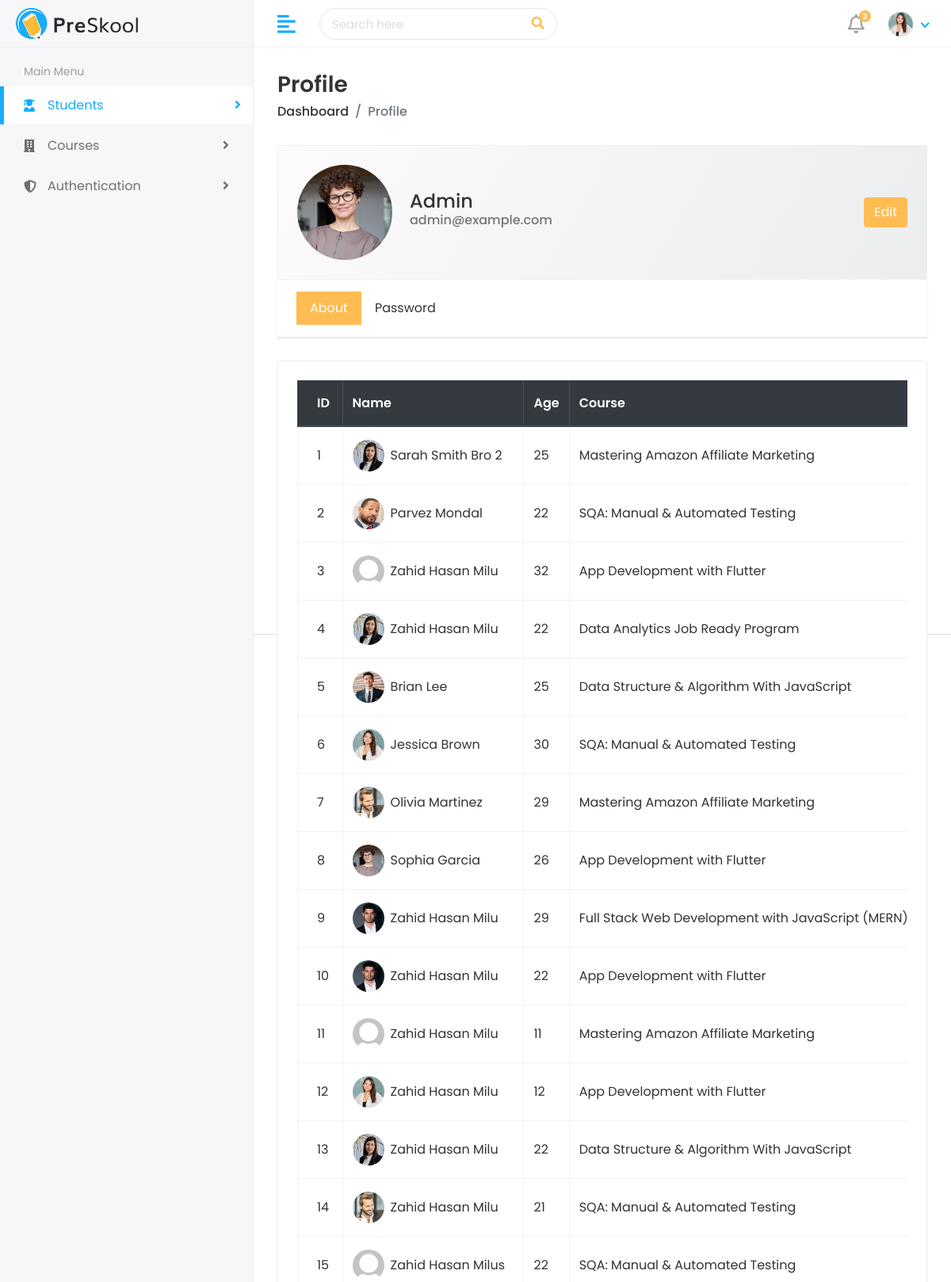
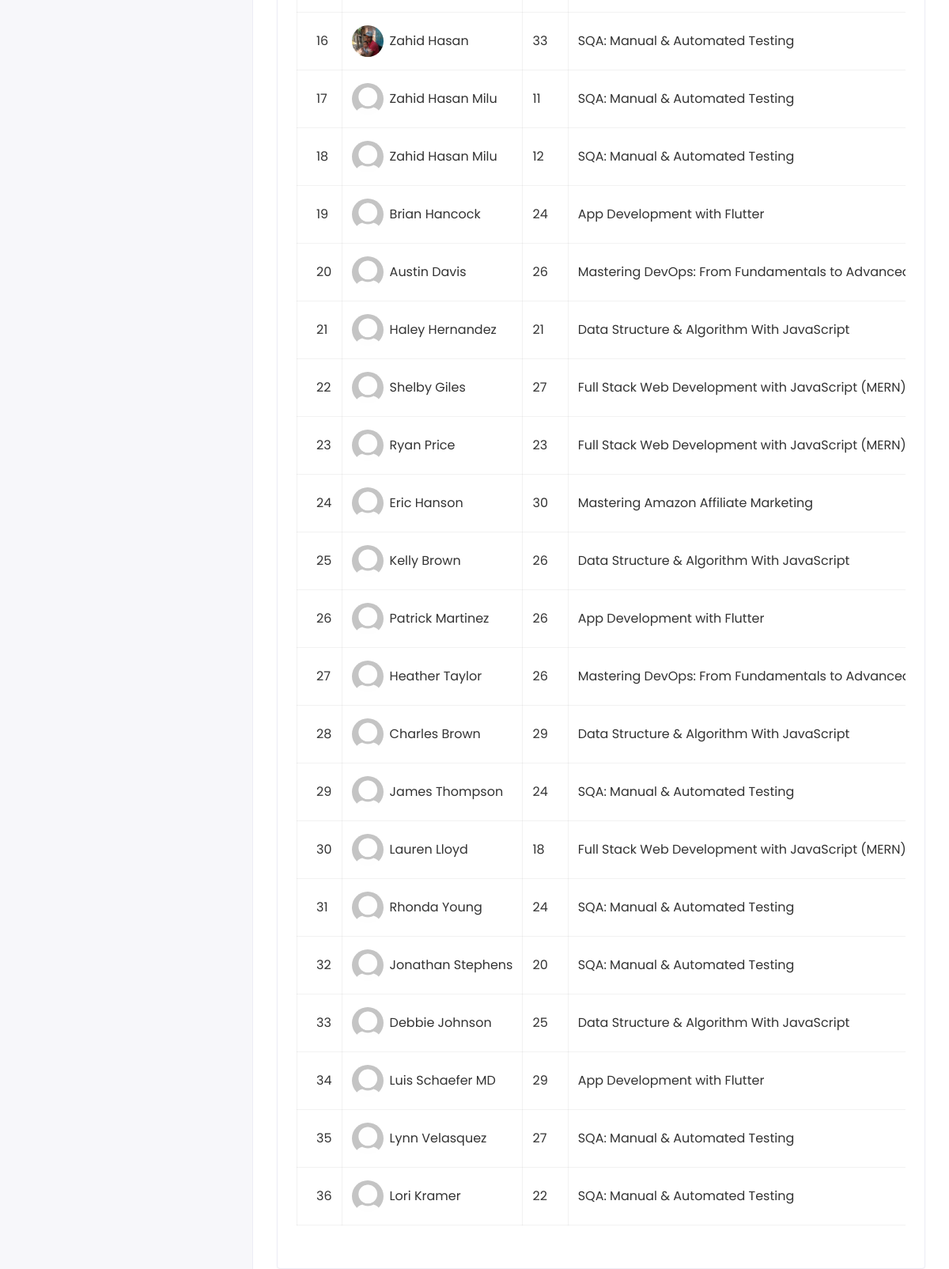
Page /profile/admin/ on the committed database (2 pictures, top to bottom).
### student/models.py (models this page shows, shortened)
class Student(models.Model):
    GENDER_CHOICES = (
        ('Male', 'Male'),
        ('Female', 'Female'),
    )
    COUNTRY_CHOICES = (
        ('Bangladesh', 'Bangladesh'),
        ('United States', 'United States'),
        ('United Kingdom', 'United Kingdom'),
        ('Germany', 'Germany'),
    )
    name = models.CharField(max_length=100)
    email = models.EmailField(unique=True)
    age = models.IntegerField(blank=False,null=False)
    address = models.TextField(max_length=255,blank=True, null=True)
    gender = models.CharField(max_length=10, choices=GENDER_CHOICES, blank=True, null=True)
    nationality = models.CharField(max_length=50, choices=COUNTRY_CHOICES, blank=True, null=True)
    phone = models.CharField(max_length=15)
    course = models.ForeignKey(Course, on_delete=models.CASCADE)
    photo = models.ImageField(upload_to=student_directory_path, default='profile_default.png')
    active = models.BooleanField(default=False)
    user = models.ForeignKey(User, on_delete=models.CASCADE, related_name='user_students')
    created_at = models.DateTimeField(auto_now_add=True)
    updated_at = models.DateTimeField(auto_now=True)

class Course(models.Model):
    name = models.CharField(max_length=100, unique=True)
    duration = models.IntegerField()
    fee = models.IntegerField()
    active = models.BooleanField(default=True)
    image = models.ImageField(upload_to=course_directory_path, default='Course_default.jpg')

### user_auth/views.py (the view)
# urls.py: path('profile/<str:username>/', views.User_Profile.as_view(), name='profile'),
class User_Profile(ListView):
    model = Student
    template_name = "user_auth/profile.html"
    context_object_name = "students"  # Makes template code cleaner
    def get_queryset(self):
        username = self.kwargs.get("username")
        self.profile_user = get_object_or_404(User, username=username)  # Store user object
        return Student.objects.filter(user=self.profile_user)
    def get_context_data(self, **kwargs):
        context = super().get_context_data(**kwargs)
        context["profile_user"] = self.profile_user  # Avoid duplicate queries
        return context

### templates/user_auth/profile.html (shortened to what this page needs)
{% extends 'layout/base.html' %}
{% load static %}
{% block content %}
<div class="page-wrapper">
   <div class="content container-fluid">
      <div class="page-header">
         <div class="row">
            <div class="col">
               <h3 class="page-title">Profile</h3>
               <ul class="breadcrumb">
                  <li class="breadcrumb-item"><a href="index.html">Dashboard</a></li>
                  <li class="breadcrumb-item active">Profile</li>
               </ul>
            </div>
         </div>
      </div>
      <div class="row">
         <div class="col-md-12">
            <div class="profile-header">
               <div class="row align-items-center">
                  <div class="col-auto profile-image">
                     <a href="#">
                        <img class="rounded-circle" alt="User Image" src="{% static 'assets/img/profiles/avatar-02.jpg' %}">
                     </a>
                  </div>
                  <div class="col ml-md-n2 profile-user-info">
                     <h4 class="user-name mb-0">{{profile_user.username|capfirst}}</h4>
                     <h6 class="text-muted">{{profile_user.email}}</h6>
                  </div>
                  <div class="col-auto profile-btn">
                     <a href="#" class="btn btn-primary">
                        Edit
                     </a>
                  </div>
               </div>
            </div>
            <div class="profile-menu">
               <ul class="nav nav-tabs nav-tabs-solid">
                  <li class="nav-item">
                     <a class="nav-link active" data-toggle="tab" href="#per_details_tab">About</a>
                  </li>
                  <li class="nav-item">
                     <a class="nav-link" data-toggle="tab" href="#password_tab">Password</a>
                  </li>
               </ul>
            </div>
            <div class="tab-content profile-tab-cont">
               <div class="tab-pane fade show active" id="per_details_tab">
                  <div class="row">
                     <div class="col-lg-12">
                        <div id="table-view">
                           <div class="row">
                              <div class="col-sm-12">
                                 <div class="card card-table">
                                    <div class="card-body">
                                       <div class="table-responsive">
                                          <table class="table table-hover table-bordered table-center mb-0 datatable">
                                             <thead class="thead-dark">
                                                <tr>
                                                   <th>ID</th>
                                                   <th>Name</th>
                                                   <th>Age</th>
                                                   <th>Course</th>
                                                </tr>
                                             </thead>
                                             <tbody>
                                                {% for student in students  %}
                                                   <tr>
                                                      <td>{{ forloop.counter }}</td>
                                                      <td>
                                                         <h2 class="table-avatar">
                                                            <a href="{% url 'student_details' student.id %}" class="avatar avatar-sm mr-2">
                                                               <img class="avatar-img rounded-circle" src="{{ student.photo.url }}" alt="Image">
                                                            </a>
                                                            <a href="{% url 'student_details' student.id %}">{{student.name}}</a>
                                                         </h2>
                                                      </td>
                                                      <td>{{student.age}}</td>
                                                      <td>{{student.course.name}}</td>
                                                   </tr>
                                                {% endfor %}
                                             </tbody>
                                          </table>
                                       </div>
                                    </div>
                                 </div>
                              </div>
                           </div>
                        </div>
                     </div>
                  </div>
               </div>
            </div>
         </div>
      </div>
   </div>
</div>
{% endblock content %}

### static/assets/css/style.css (style rules this page uses)
html { height: 100%; }
body { background-color: #fff; color: #333; font-family: 'Poppins', sans-serif; font-size: 1rem; height: 100%; line-height: 1.5; overflow-x: hidden; }
h1, h2, h3, h4, h5, h6 { font-family: 'Poppins', sans-serif; margin-top: 0; }
a { color: #009ce7; }
input, button, a { transition: all 0.4s ease; -moz-transition: all 0.4s ease; -o-transition: all 0.4s ease; -ms-transition: all 0.4s ease; -webkit-transition: all 0.4s ease; }
ul, ol { padding: 0px; list-style: none; }
.table { color: #333; max-width: 100%; margin-bottom: 0; width: 100%; }
table.table td h2 { display: inline-block; font-size: inherit; font-weight: 400; margin: 0; padding: 0; vertical-align: middle; }
table.table td h2.table-avatar { align-items: center; display: inline-flex; font-size: inherit; font-weight: 400; margin: 0; padding: 0; vertical-align: middle; white-space: nowrap; }
table.table td h2 a { color: #333; }
.table thead tr th { font-weight: 600; }
.table tbody tr { border-bottom: 1px solid rgba(0, 0, 0, 0.05); }
.table.table-center td, .table.table-center th { vertical-align: middle; }
.table-bordered { border: 1px solid rgba(0, 0, 0, 0.05) !important; }
.table-bordered th, .table-bordered td { border-color: rgba(0, 0, 0, 0.05); }
.card-table .card-body .table > thead > tr > th { border-top: 0; }
.card-table .card-body .table tr td:first-child, .card-table .card-body .table tr th:first-child { padding-left: 1.5rem; }
.card-table .table td, .card-table .table th { border-top: 1px solid #e2e5e8; padding: 1rem 0.75rem; white-space: nowrap; }
.text-muted { color: #757575 !important; }
.btn-primary { background-color: #FFBC53; border: 1px solid #FFBC53; }
.card { border: 1px solid #ececf5; box-shadow: 0 1px 3px 0 rgba(0, 0, 0, 0.03); margin-bottom: 1.875rem; }
.card-body { padding: 1.5rem; }
.nav-tabs { border-bottom: 1px solid #e6e6e6; }
.nav-tabs > li > a { margin-right: 0; color: #888; border-radius: 0; }
.nav-tabs.nav-tabs-solid > li > a { color: #333; }
.tab-content { padding-top: 20px; }
.nav-tabs .nav-link { border-radius: 0; }
.nav-tabs.nav-tabs-solid > li > a.active, .nav-tabs.nav-tabs-solid > li > a.active:hover, .nav-tabs.nav-tabs-solid > li > a.active:focus { background-color: #FFBC53; border-color: #FFBC53; color: #fff; }
.nav-tabs.nav-tabs-solid { background-color: #fafafa; border: 0; }
.nav-tabs.nav-tabs-solid > li { margin-bottom: 0; }
.nav-tabs.nav-tabs-solid > li > a { border-color: transparent; }
.avatar { position: relative; display: inline-block; width: 3rem; height: 3rem }
.avatar > img { width: 100%; height: 100%; -o-object-fit: cover; object-fit: cover; }
.avatar-sm { width: 2.5rem; height: 2.5rem; }
.page-wrapper { margin-left: 320px; padding-top: 60px; position: relative; transition: all 0.4s ease; }
.page-wrapper > .content { padding: 1.875rem 1.875rem 0; }
.page-header { margin-bottom: 1.875rem; }
.page-header .breadcrumb { background-color: transparent; color: #6c757d; font-size: 1rem; font-weight: 500; margin-bottom: 0; padding: 0; }
.page-header .breadcrumb a { color: #333; }
.page-title { font-size: 28px; font-weight: 600; color: #333; margin-bottom: 5px; }
.profile-header { background: linear-gradient(120deg, #fdfbfb 0%, #ebedee 100%); border: 1px solid #efefef; padding: 1.5rem; }
.profile-menu { background-color: #fff; box-shadow: 0 2px 2px rgba(0, 0, 0, 0.1); padding: 0.9375rem 1.5rem; }
.profile-menu .nav-tabs.nav-tabs-solid { background-color: transparent; }
.profile-header img { height: auto; max-width: 120px; width: 120px; }
.profile-tab-cont { padding-top: 1.875rem; }
.card { height: 100%; display: flex; flex-direction: column; }
.card-body { flex-grow: 1; }

### rows in the picture
Student: photo (picture), name "Sarah Smith Bro 2", age "25", course.name "Mastering Amazon Affiliate Marketing"
Student: photo (picture), name "Parvez Mondal", age "22", course.name "SQA: Manual & Automated Testing"
Student: photo (placeholder picture), name "Zahid Hasan Milu", age "32", course.name "App Development with Flutter"
Student: photo (picture), name "Zahid Hasan Milu", age "22", course.name "Data Analytics Job Ready Program"
Student: photo (picture), name "Brian Lee", age "25", course.name "Data Structure & Algorithm With JavaScript"
Student: photo (picture), name "Jessica Brown", age "30", course.name "SQA: Manual & Automated Testing"
Student: photo (picture), name "Olivia Martinez", age "29", course.name "Mastering Amazon Affiliate Marketing"
Student: photo (picture), name "Sophia Garcia", age "26", course.name "App Development with Flutter"
Student: photo (picture), name "Zahid Hasan Milu", age "29", course.name "Full Stack Web Development with JavaScript (MERN)"
Student: photo (picture), name "Zahid Hasan Milu", age "22", course.name "App Development with Flutter"
Student: photo (placeholder picture), name "Zahid Hasan Milu", age "11", course.name "Mastering Amazon Affiliate Marketing"
Student: photo (picture), name "Zahid Hasan Milu", age "12", course.name "App Development with Flutter"
Student: photo (picture), name "Zahid Hasan Milu", age "22", course.name "Data Structure & Algorithm With JavaScript"
Student: photo (picture), name "Zahid Hasan Milu", age "21", course.name "SQA: Manual & Automated Testing"
Student: photo (placeholder picture), name "Zahid Hasan Milus", age "22", course.name "SQA: Manual & Automated Testing"
Student: photo (picture), name "Zahid Hasan", age "33", course.name "SQA: Manual & Automated Testing"
Student: photo (placeholder picture), name "Zahid Hasan Milu", age "11", course.name "SQA: Manual & Automated Testing"
Student: photo (placeholder picture), name "Zahid Hasan Milu", age "12", course.name "SQA: Manual & Automated Testing"
Student: photo (placeholder picture), name "Brian Hancock", age "24", course.name "App Development with Flutter"
Student: photo (placeholder picture), name "Austin Davis", age "26", course.name "Mastering DevOps: From Fundamentals to…"
Student: photo (placeholder picture), name "Haley Hernandez", age "21", course.name "Data Structure & Algorithm With JavaScript"
Student: photo (placeholder picture), name "Shelby Giles", age "27", course.name "Full Stack Web Development with JavaScript (MERN)"
Student: photo (placeholder picture), name "Ryan Price", age "23", course.name "Full Stack Web Development with JavaScript (MERN)"
Student: photo (placeholder picture), name "Eric Hanson", age "30", course.name "Mastering Amazon Affiliate Marketing"
Student: photo (placeholder picture), name "Kelly Brown", age "26", course.name "Data Structure & Algorithm With JavaScript"
Student: photo (placeholder picture), name "Patrick Martinez", age "26", course.name "App Development with Flutter"
Student: photo (placeholder picture), name "Heather Taylor", age "26", course.name "Mastering DevOps: From Fundamentals to…"
Student: photo (placeholder picture), name "Charles Brown", age "29", course.name "Data Structure & Algorithm With JavaScript"
Student: photo (placeholder picture), name "James Thompson", age "24", course.name "SQA: Manual & Automated Testing"
Student: photo (placeholder picture), name "Lauren Lloyd", age "18", course.name "Full Stack Web Development with JavaScript (MERN)"
Student: photo (placeholder picture), name "Rhonda Young", age "24", course.name "SQA: Manual & Automated Testing"
Student: photo (placeholder picture), name "Jonathan Stephens", age "20", course.name "SQA: Manual & Automated Testing"
Student: photo (placeholder picture), name "Debbie Johnson", age "25", course.name "Data Structure & Algorithm With JavaScript"
Student: photo (placeholder picture), name "Luis Schaefer MD", age "29", course.name "App Development with Flutter"
Student: photo (placeholder picture), name "Lynn Velasquez", age "27", course.name "SQA: Manual & Automated Testing"
Student: photo (placeholder picture), name "Lori Kramer", age "22", course.name "SQA: Manual & Automated Testing"

### other values in the picture
{{ profile_user.username|capfirst }} "Admin"
{{ profile_user.email }} "admin@example.com"
